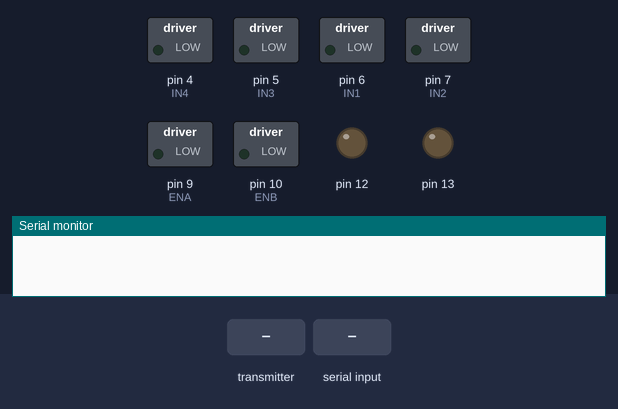
This sketch was run on a simulated Arduino Uno, built with avr-gcc and run on an emulated ATmega328P. Shown: switched loads named in the sketch (green lamp = pin HIGH), output pins drawn as LEDs (lit = HIGH), the last lines printed to the serial monitor. The test bench sets the inputs (shaded band). No radio packets arrive unless stated.

Above: at 1.2 s.
1.3 s: the transmitter starts sending buff.0 = 0
4.3 s: "E90\n" received over Serial
At 4.5 s:
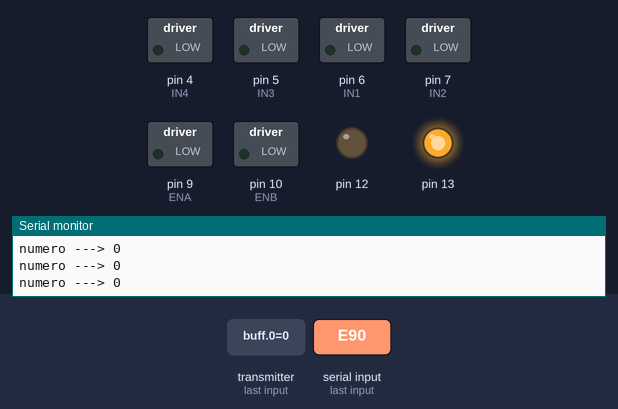
7.3 s: "A90\n" received over Serial
At 7.5 s:
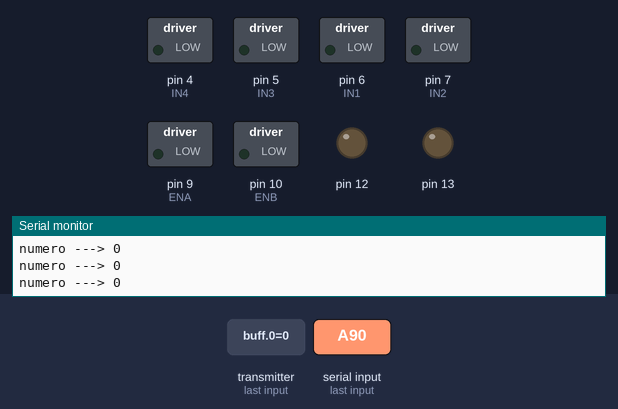
10.3 s: "E,45\n" received over Serial
At 10.5 s:
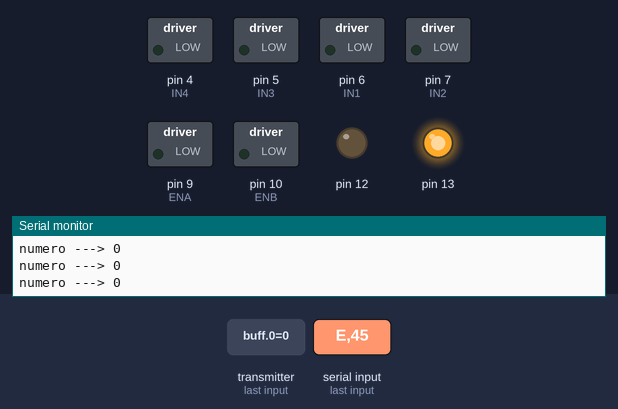
Timing chart, 0 to 13.3 s (numbered marks = the images above; inputs shaded):
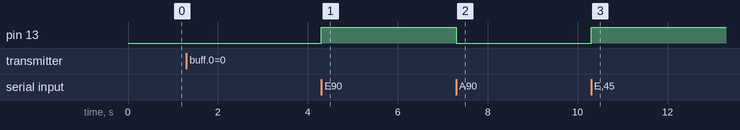

The sketch:

UNO.ino
```cpp
#include <RH_ASK.h>
#include <SPI.h>
#include <stdlib.h>


RH_ASK rf_driver;

int IN1 = 6;      // IN1 a pin digital 2
int IN2 = 7;      // IN2 a pin digital
int ENA = 9;      // ENA a pin digital 5
int IN3 = 5;      // IN3 a pin digital 7
int IN4 = 4;      // IN4 a pin digital 4 //pasa al 8
int ENB = 10;      // ENA a pin digital 3 //pasa al 10

int numero;
char c;

const int DETENIDO = 0;
const int ADELANTE = 1;
const int ATRAS = 2;
const int IZQUIERDA = 3;
const int DERECHA = 4;

void setup(){


  rf_driver.init();
  Serial.begin(9600);
  pinMode(13,OUTPUT);


  pinMode(IN1, OUTPUT);   // IN1 como salida
  pinMode(IN2, OUTPUT);   // IN2 como salida
  pinMode(ENA, OUTPUT);   // ENA como salida
  pinMode(IN3, OUTPUT);   // IN3 como salida
  pinMode(IN4, OUTPUT);   // IN4 como salida
  pinMode(ENB, OUTPUT);   // ENB como salida

  pinMode(12, OUTPUT);

}

uint8_t buff[1];
uint8_t bufflen = sizeof(buff);

void loop(){
  leerSerial();
  recibirSenial();
  interpretarSenial(numero);
}

void avanzar(){
  analogWrite(ENA, 130);  // ENA en alto habilita motor A
  digitalWrite(IN1, HIGH); // IN1 en cero logico
  digitalWrite(IN2, LOW);  // IN2 en uno logico

  analogWrite(ENB, 130);  // ENB en alto habilita motor B
  digitalWrite(IN3, HIGH); // IN3 en cero logico
  digitalWrite(IN4, LOW);  // IN4 en uno logico
  }

  void detenerse()
  {
  digitalWrite(ENA, LOW); // ENA en bajo deshabilita motor A
  digitalWrite(ENB, LOW); // ENB en bajo deshabilita motor B
  }

  void avanzarIzquierda() //El motor B tiene que ir mas despacio
  {
    analogWrite(ENA, 130);  // ENA en alto habilita motor A
    digitalWrite(IN1, HIGH); // IN1 en cero logico
    digitalWrite(IN2, LOW);  // IN2 en uno logico

    analogWrite(ENB, 0);  // ENB en alto habilita motor B
    digitalWrite(IN3, LOW); // IN3 en cero logico
    digitalWrite(IN4, LOW);  // IN4 en uno logico
  }

  void avanzarDerecha() //El motor A debe ir mas despacio
  {
    analogWrite(ENA, 0);  // ENA en alto habilita motor A
    digitalWrite(IN1, LOW); // IN1 en cero logico
    digitalWrite(IN2, LOW);  // IN2 en uno logico

    analogWrite(ENB, 130);  // ENB en alto habilita motor B
    digitalWrite(IN3, HIGH); // IN3 en cero logico
    digitalWrite(IN4, LOW);  // IN4 en uno logico
  }

  void retroceder()
  {
  analogWrite(ENA, 130);  // ENA en alto habilita motor A
  digitalWrite(IN1, LOW); // IN1 en cero logico
  digitalWrite(IN2, HIGH);  // IN2 en uno logico

  analogWrite(ENB, 130);  // ENB en alto habilita motor B
  digitalWrite(IN3, LOW); // IN3 en cero logico
  digitalWrite(IN4, HIGH);  // IN4 en uno logico
  }

  void retrocederIzquierda() //El motor B debe ir mas despacio
  {
  analogWrite(ENA, 130);  // ENA en alto habilita motor A
  digitalWrite(IN1, LOW); // IN1 en cero logico
  digitalWrite(IN2, HIGH);  // IN2 en uno logico

  analogWrite(ENB, 0);  // ENB en alto habilita motor B
  digitalWrite(IN3, LOW); // IN3 en cero logico
  digitalWrite(IN4, HIGH);  // IN4 en uno logico
  }

void retrocederDerecha() //El motor A debe ir mas despacio
{
  analogWrite(ENA, 0);  // ENA en alto habilita motor A
  digitalWrite(IN1, LOW); // IN1 en cero logico
  digitalWrite(IN2, HIGH);  // IN2 en uno logico

  analogWrite(ENB, 130);  // ENB en alto habilita motor B
  digitalWrite(IN3, LOW); // IN3 en cero logico
  digitalWrite(IN4, HIGH);  // IN4 en uno logico
}

//funcion que interpreta los valores recibidos del sensor

void interpretarSenial(int num)
{

  if (c == 'E')
  {
      digitalWrite(13,HIGH);
      switch(num){
      case DETENIDO : {
          detenerse();
        }break;
      case ADELANTE :{
          avanzar();
        }break;
      case ATRAS :{
        retroceder();
        }break;
      case IZQUIERDA:{
        avanzarIzquierda();
        }break;
      case DERECHA :{
        avanzarDerecha();
        }break;
      }
  }
  else if (c == 'A'){

    digitalWrite(13,LOW);
    if (num == ATRAS){
      retroceder();
    }
    else if (num == IZQUIERDA){
      avanzarIzquierda();
    }
    else if (num == DERECHA){
      avanzarDerecha();
    }
    else{
        numero = DETENIDO;
        detenerse();
    }
  }

}

void recibirSenial()
{
   if(rf_driver.recv(buff, &bufflen)){
      numero = (int)atoi(buff);
      digitalWrite(12,HIGH);
      Serial.print("numero ---> ");
      Serial.println(numero);
    }else{
      digitalWrite(12,LOW);
    }


}

void leerSerial(){
  if (Serial.available()){
    c = Serial.read();
  }
}
```

Measured:
- after the input at 4.3 s, pin 13: LOW → HIGH at once
- after the input at 7.3 s, pin 13: HIGH → LOW at once
- after the input at 10.3 s, pin 13: LOW → HIGH at once
